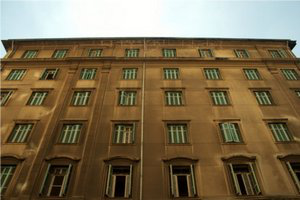
%> input picture images/png/building.png, 300 x 200 px
$ octave houghTransform.m   (GNU Octave 9; MATLAB toolbox functions it lacks are replaced by stand-ins)
%> lines starting %> are read from the running program, lines starting %| are printed output that depends on the picture; in (x1, y1, x2, y2) boxes, pixels count from 0 and x2, y2 are one past the last pixel; in counts of white or black regions, pixels touching at a corner belong together; the program's own positions count from 1
%% Hough Transform - Matlab Code

%% Clear Workspace and Command Window | Close All Windows
clear all
clc
close all

%% Read the Image
I = imread('../images/png/building.png');
%> I is the input picture: size 200x300x3 uint8; mean R, G, B 124.2, 107.7, 79.4
I  = rgb2gray(I);
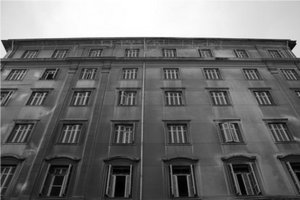
%> I: size 200x300 uint8; min 0, max 255, mean 109.4

%% Apply Canny
BW = edge(I,'canny');
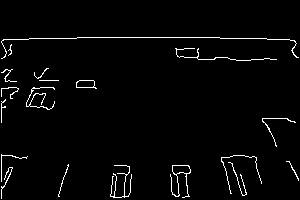
%> BW: size 200x300 logical; 2.6% white in thin lines or dots, all inside (x1, y1, x2, y2) = (1, 37, 299, 199)

%% Calculate the Hough Transform
[H,Theta,Rho] = hough(BW);
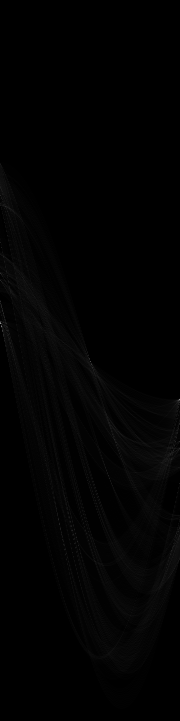
%> H: size 721x180 double; min 0, max 143, mean 2.1
%> Theta = 180 values from -90 to 89; Rho = 721 values from -360 to 360

%% Plot the Image
figure
imshow(rescale(H));
%imshow(rescale(H),'XData',Theta,'YData',Rho,'InitialMagnification','fit');
%imshow(H);
title('Hough Transform Matrix');
xlabel('\theta')
ylabel('\rho');
axis on, axis normal;
%colormap(gca,hot)
